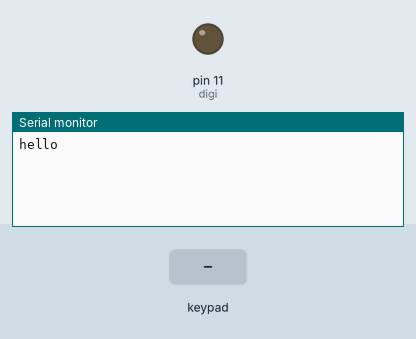
Simulated run of this sketch. Board: Arduino Uno, built with avr-gcc and run on an emulated ATmega328P. On the bench: output pins drawn as LEDs (lit = HIGH), the last lines printed to the serial monitor. The test bench sets the inputs (shaded band).

Above: at 1.2 s.
1.3 s: key '1' pressed
At 1.9 s:
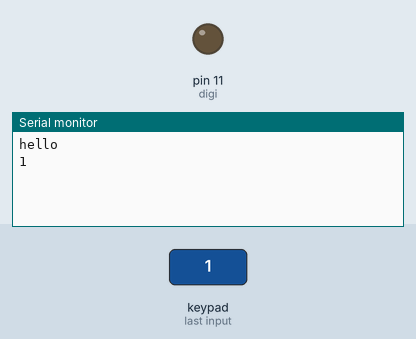
3.1 s: keypad keys 4 5 6 7 # pressed 0.4 s apart
At 6.7 s:
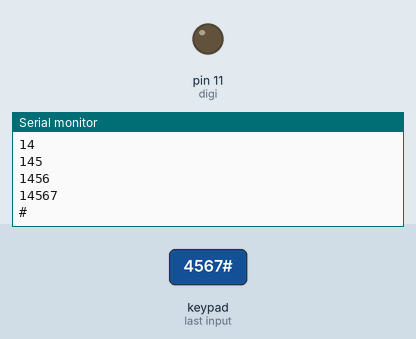
Timing chart, 0 to 8.2 s (numbered marks = the images above; inputs shaded):
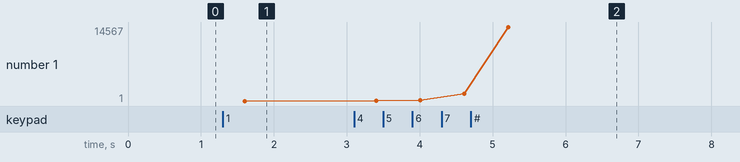

The sketch:

keypad.ino
```cpp
#include <Keypad.h>
#define digi 11

const byte ROWS = 4;  // Lignes
const byte COLS = 3;  // Colonnes

String code = "";

int ok=0;
int i=1;

char keys[ROWS][COLS] = {
  {'1','2','3'},
  {'4','5','6'},
  {'7','8','9'},
  {'*','0','#'}
};

byte rowPins[ROWS] = {4,5,6,7};
byte colPins[COLS] = {8,9,10};

Keypad keypad = Keypad( makeKeymap(keys), rowPins, colPins, ROWS, COLS );

void setup(){
  Serial.begin(9600);
  pinMode(digi,OUTPUT);
  Serial.println("hello");
}

void loop(){
  char key = keypad.getKey();
  delay(200);
  if(key != NO_KEY){
    switch(key){
      case '*': code = code.substring(0, code.length() - 1);
                Serial.println(code);
                digitalWrite(digi,LOW);
                break;
      case '#': Serial.println("#");
                // if(code.length() == 10)
                  // Serial.println(code);
                break;
      default:
               code = code + String(key);
               Serial.println(code);
               break;
    }
  }
}
```

Measured:
- after the input at 1.3 s, the serial monitor: prints a new line after 0.30 s (image 1)
- after the input at 3.1 s, the serial monitor: prints a new line after 0.31 s (image 2)
- plotted number 1: 1 → 14567 after the input at 3.1 s
